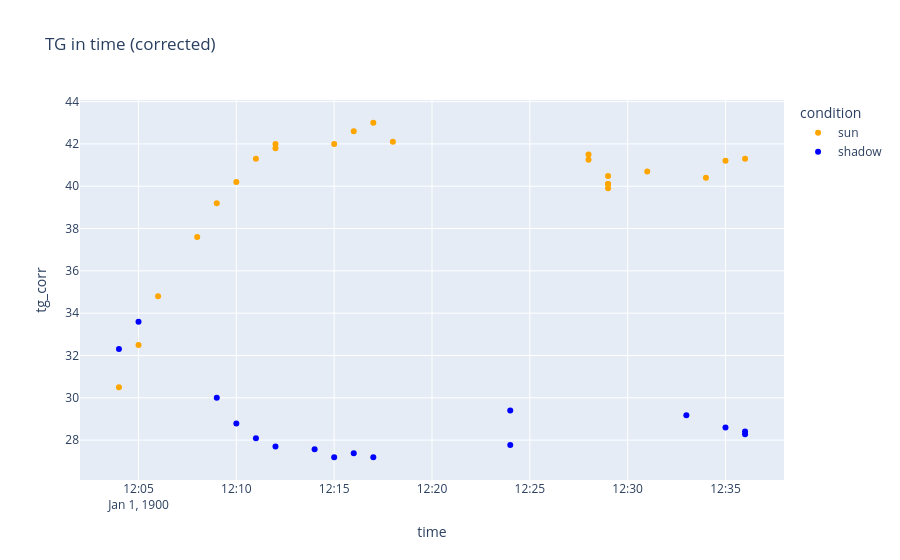

Write notebook code for a chart like this one.
### Code cell
import plotly.express as px
import pandas as pd

# Convert time to datetime
df["time"] = pd.to_datetime(df["time"], format="%H:%M")

fig = px.scatter(
    df,
    x="time",
    y="tg_corr",
    color="condition",
    color_discrete_map={
        "sun": "orange",
        "shadow": "blue"
    },
    hover_data=["TG", "tg_corr", "wind"],
    title="TG in time (corrected)"
)

fig.show()

### Figure 1 — Plotly figure (JSON) as saved in the notebook; plotly's stock layout.template omitted (floating-point values rounded to 4 significant figures)
{"data": [{"customdata": [[30.5, NaN], [32.5, NaN], [34.8, NaN], [37.6, 0.0], [39.2, 0.0], [40.2, 0.0], [41.3, 0.4], [42.0, 0.0], [41.8, 0.0], [42.0, 0.0], [42.6, 0.7], [43.0, 0.0], [42.1, 0.0], [49.4, 0.0], [41.5, 0.0], [48.2, 0.0], [40.1, 0.0], [47.3, 0.2], [40.1, 0.2], [40.7, 0.0], [40.4, 0.3], [41.2, 0.0], [41.3, 0.0]], "hovertemplate": "condition=sun<br>time=%{x}<br>tg_corr=%{y}<br>TG=%{customdata[0]}<br>wind=%{customdata[1]}<extra></extra>", "legendgroup": "sun", "marker": {"color": "orange", "symbol": "circle"}, "mode": "markers", "name": "sun", "orientation": "v", "showlegend": true, "type": "scatter", "x": ["1900-01-01T12:04:00.000000000", "1900-01-01T12:05:00.000000000", "1900-01-01T12:06:00.000000000", "1900-01-01T12:08:00.000000000", "1900-01-01T12:09:00.000000000", "1900-01-01T12:10:00.000000000", "1900-01-01T12:11:00.000000000", "1900-01-01T12:12:00.000000000", "1900-01-01T12:12:00.000000000", "1900-01-01T12:15:00.000000000", "1900-01-01T12:16:00.000000000", "1900-01-01T12:17:00.000000000", "1900-01-01T12:18:00.000000000", "1900-01-01T12:28:00.000000000", "1900-01-01T12:28:00.000000000", "1900-01-01T12:29:00.000000000", "1900-01-01T12:29:00.000000000", "1900-01-01T12:29:00.000000000", "1900-01-01T12:29:00.000000000", "1900-01-01T12:31:00.000000000", "1900-01-01T12:34:00.000000000", "1900-01-01T12:35:00.000000000", "1900-01-01T12:36:00.000000000"], "xaxis": "x", "y": [30.5, 32.5, 34.8, 37.6, 39.2, 40.2, 41.3, 42.0, 41.8, 42.0, 42.6, 43.0, 42.1, 41.25, 41.5, 40.48, 40.1, 39.91, 40.1, 40.7, 40.4, 41.2, 41.3], "yaxis": "y"}, {"customdata": [[35.4, NaN], [33.6, NaN], [31.8, 0.3], [29.9, 0.5], [28.8, 0.0], [28.2, 0.0], [28.0, 0.0], [27.4, 0.0], [27.7, 0.0], [27.4, 0.0], [28.3, 0.0], [29.4, 0.0], [30.5, 0.0], [29.6, 0.0], [29.3, 0.2], [29.1, 0.0]], "hovertemplate": "condition=shadow<br>time=%{x}<br>tg_corr=%{y}<br>TG=%{customdata[0]}<br>wind=%{customdata[1]}<extra></extra>", "legendgroup": "shadow", "marker": {"color": "blue", "symbol": "circle"}, "mode": "markers", "name": "shadow", "orientation": "v", "showlegend": true, "type": "scatter", "x": ["1900-01-01T12:04:00.000000000", "1900-01-01T12:05:00.000000000", "1900-01-01T12:09:00.000000000", "1900-01-01T12:10:00.000000000", "1900-01-01T12:11:00.000000000", "1900-01-01T12:12:00.000000000", "1900-01-01T12:14:00.000000000", "1900-01-01T12:15:00.000000000", "1900-01-01T12:16:00.000000000", "1900-01-01T12:17:00.000000000", "1900-01-01T12:24:00.000000000", "1900-01-01T12:24:00.000000000", "1900-01-01T12:33:00.000000000", "1900-01-01T12:35:00.000000000", "1900-01-01T12:36:00.000000000", "1900-01-01T12:36:00.000000000"], "xaxis": "x", "y": [32.3, 33.6, 30.0, 28.79, 28.08, 27.7, 27.57, 27.19, 27.38, 27.19, 27.76, 29.4, 29.17, 28.6, 28.4, 28.28], "yaxis": "y"}], "layout": {"legend": {"title": {"text": "condition"}, "tracegroupgap": 0}, "title": {"text": "TG in time (corrected)"}, "xaxis": {"anchor": "y", "domain": [0, 1], "title": {"text": "time"}}, "yaxis": {"anchor": "x", "domain": [0, 1], "title": {"text": "tg_corr"}}}}
